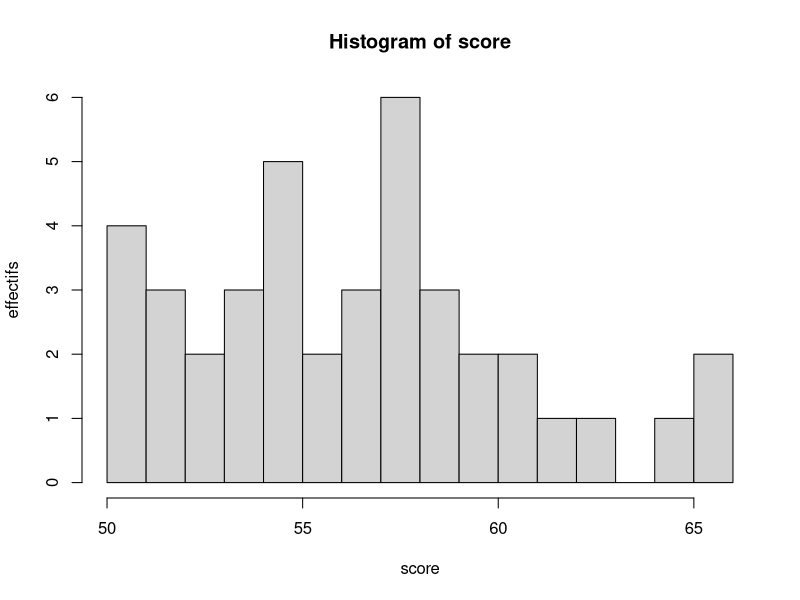
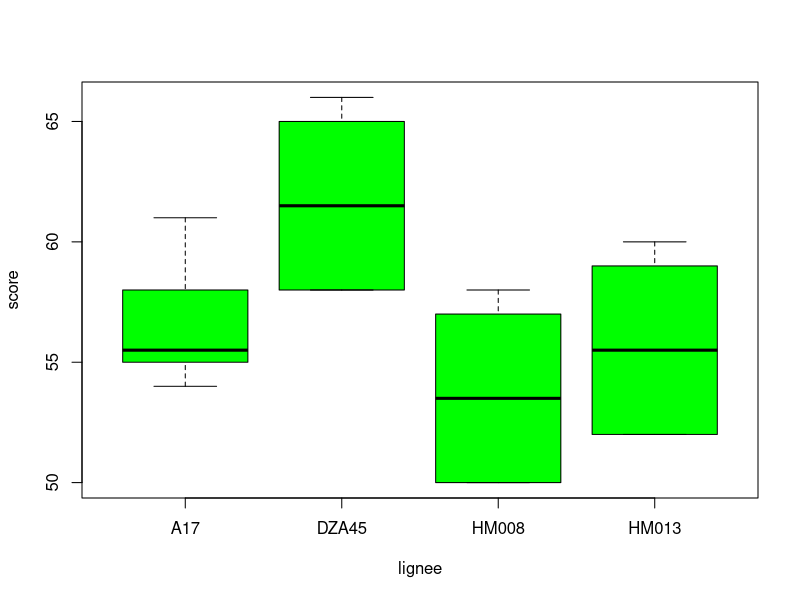

Reproduce these figures in R, in order.
## ---- chunk 1
resistance <- read.table("Resistance.txt", header=T, stringsAsFactors=T); head(resistance) ; tail(resistance)
attach(resistance); names(resistance)

table(lignee)

tapply(score, lignee , mean )
# va appliquer la fonction mean sur le socre et les regrouper par lignees.
tapply(score, lignee, summary)
# va appliquer la fonction summary sur le socre et les regrouper par lignees.
hist(score, breaks=15, ylab="effectifs" )


boxplot(score~lignee, col="green", ylab="score")

## ---- chunk 2

shapiro.test(score[lignee=="HM008"])
shapiro.test(score[lignee=="A17"] )
shapiro.test(score[lignee=="DZA45"])
shapiro.test(score[lignee=="HM013"])
# Ou on fait tapply
tapply(score, lignee , shapiro.test )
## ---- chunk 3


bartlett.test(score~lignee)


## ---- chunk 4
res = aov(score~lignee) # Test ANOVA

summary(res) # Afficher tableau ANOVA.
# Df = degre de liberte 
# sum square = somme ecart a la moyenne.

# Aire sous la courbe, p value = 1.18e-5. 
## ---- chunk 5

model.tables(res)

tapply(score , lignee , mean) - mean(score) # Differences de la moyenne par rapport a moyenne generale.

t.test(score[lignee=="DZA45"], score[lignee=="HM013"], var.equal=T)
t.test(score[lignee=="DZA45"], score[lignee=="HM008"], var.equal=T)
t.test(score[lignee=="DZA45"], score[lignee=="A17"], var.equal=T)
t.test(score[lignee=="A17"], score[lignee=="HM013"], var.equal=T)
t.test(score[lignee=="HM008"], score[lignee=="HM013"], var.equal=T)
t.test(score[lignee=="A17"], score[lignee=="HM008"], var.equal=T)

pairwise.t.test(score , lignee , pool.sd=F, p.adjust.method = "bonferroni" , var.equal=T)

# il va faire les tests 2 a 2 

# bonferroni va multipliler les p values et diviser le seuil par le nombre de tests. 

## ---- chunk 6


